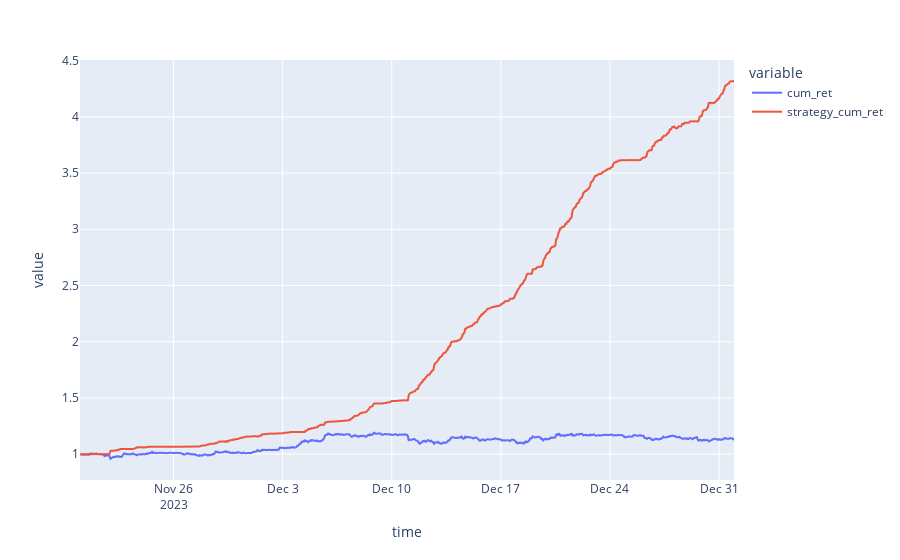

Here is the notebook cell this chart was saved with:
### Code cell
px.line(backtest[['cum_ret', 'strategy_cum_ret']])

### Figure 1 — Plotly figure (JSON) as saved in the notebook; plotly's stock layout.template omitted (floating-point values rounded to 4 significant figures; data arrays with more than 128 entries replaced by an {"elided": "..."} marker saying what was removed)
{"data": [{"hovertemplate": "variable=cum_ret<br>time=%{x}<br>value=%{y}<extra></extra>", "legendgroup": "cum_ret", "line": {"color": "#636efa", "dash": "solid"}, "marker": {"symbol": "circle"}, "mode": "lines", "name": "cum_ret", "showlegend": true, "type": "scattergl", "x": {"elided": "1008 str values"}, "xaxis": "x", "y": {"elided": "1008 float values"}, "yaxis": "y"}, {"hovertemplate": "variable=strategy_cum_ret<br>time=%{x}<br>value=%{y}<extra></extra>", "legendgroup": "strategy_cum_ret", "line": {"color": "#EF553B", "dash": "solid"}, "marker": {"symbol": "circle"}, "mode": "lines", "name": "strategy_cum_ret", "showlegend": true, "type": "scattergl", "x": {"elided": "1008 str values"}, "xaxis": "x", "y": {"elided": "1008 float values"}, "yaxis": "y"}], "layout": {"legend": {"title": {"text": "variable"}, "tracegroupgap": 0}, "margin": {"t": 60}, "xaxis": {"anchor": "y", "domain": [0, 1], "title": {"text": "time"}}, "yaxis": {"anchor": "x", "domain": [0, 1], "title": {"text": "value"}}}}
